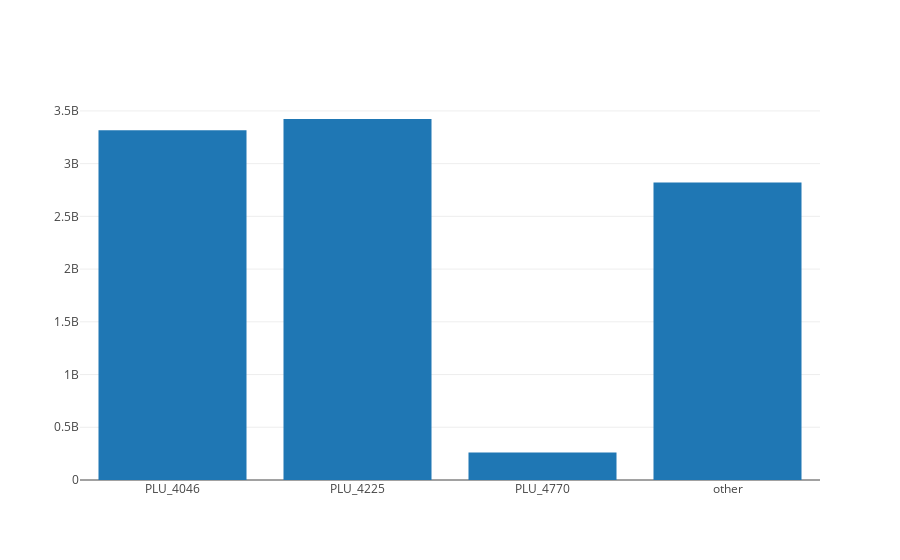

Write notebook code for a chart like this one.
### Code cell
#plot total of each type of avocado.
iplot([go.Bar(
            x=['PLU_4046', 'PLU_4225', 'PLU_4770','other'],
            y=[plu_4046, plu_4225, plu_4770, other]
    )]
)

### Figure 1 — Plotly figure (JSON) as saved in the notebook; plotly's stock layout.template omitted (floating-point values rounded to 4 significant figures)
{"data": [{"type": "bar", "uid": "34c801dd-25e2-48cf-8491-08f850affd50", "x": ["PLU_4046", "PLU_4225", "PLU_4770", "other"], "y": [3317000000.0, 3423000000.0, 261500000.0, 2820000000.0]}], "layout": {}}
